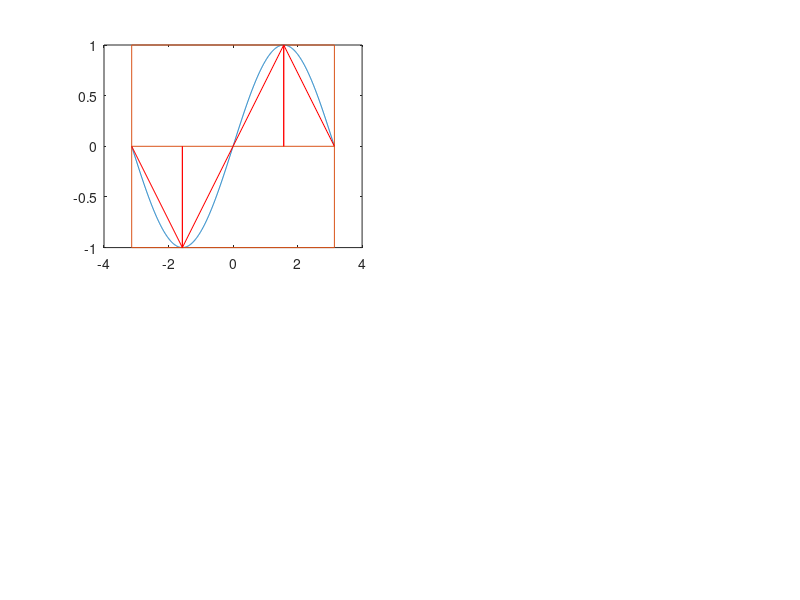

Here is the MATLAB script that generated this plot: (Note: this script raises an error after producing the figure.)
clc
clear all
close all
n = [5,15,50,100];
for j=1:4
x = linspace(-pi,pi,1000);
f = @(x) sin(x);
y = f(x);
hold on
subplot(2,2,j)
plot(x,y);
line([-pi,pi],[0,0])
line([-pi,-pi],[-1,1])
line([pi,pi],[-1,1])
line([-pi,pi],[-1,-1])
line([-pi,pi],[1,1])
pole = 0;
h = (2*pi)/n(j);
k = linspace(-pi,pi,n(j));
for i=2:n(j)
    line([k(i-1),k(i-1)],[0,f(k(i-1))],'color','r')
    line([k(i),k(i)],[0,f(k(i))],'color','r')
    line([k(i-1),k(i)],[f(k(i-1)),f(k(i))],'color','r') 
    pole = pole + abs(((f(k(i-1))+f(k(i)))*h)/2);
end
% quad(f,0,pi)
pole;
title("Metoda trapezow z krokiem: "+ n(j) + " Wartosc pola: " + pole);
end
hold off